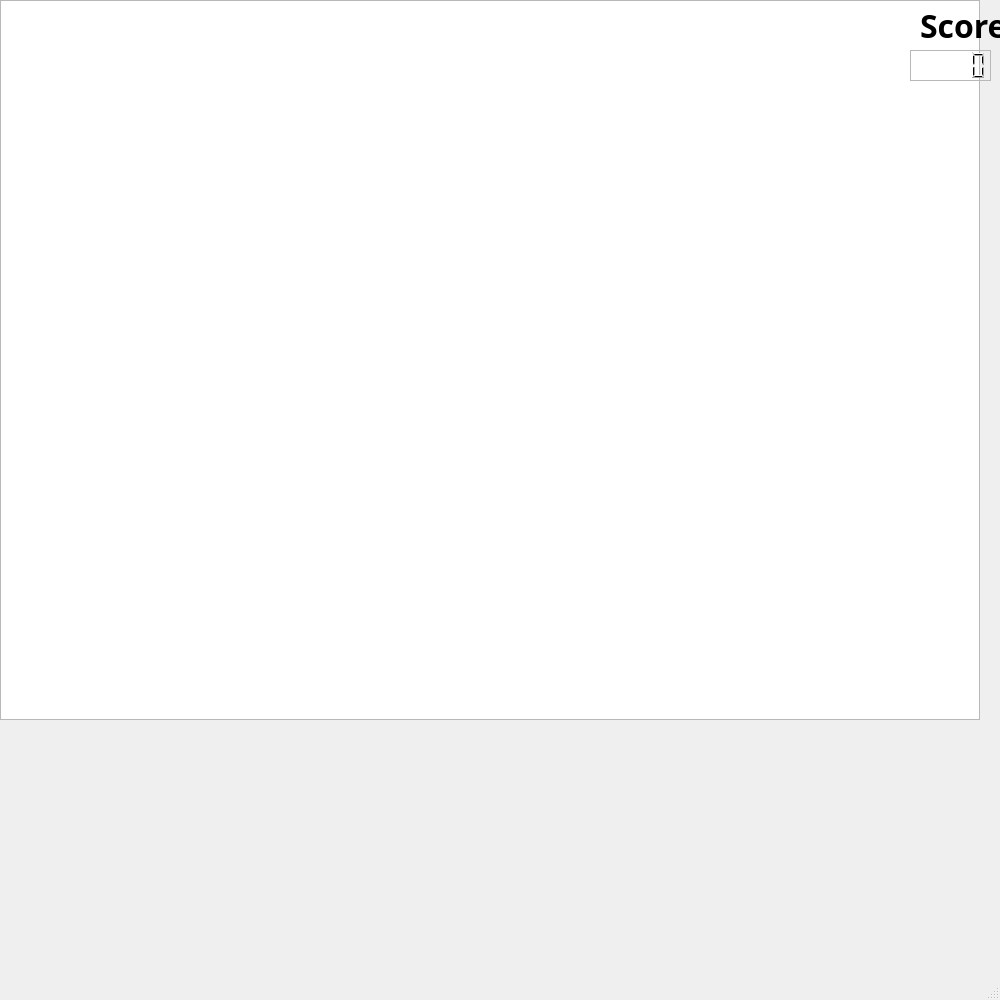
<?xml version="1.0" encoding="UTF-8"?>
<ui version="4.0">
 <class>MainWindow</class>
 <widget class="QMainWindow" name="MainWindow">
  <property name="geometry">
   <rect>
    <x>0</x>
    <y>0</y>
    <width>1000</width>
    <height>1000</height>
   </rect>
  </property>
  <property name="palette">
   <palette>
    <active>
     <colorrole role="Window">
      <brush brushstyle="SolidPattern">
       <color alpha="255">
        <red>0</red>
        <green>0</green>
        <blue>0</blue>
       </color>
      </brush>
     </colorrole>
    </active>
    <inactive>
     <colorrole role="Window">
      <brush brushstyle="SolidPattern">
       <color alpha="255">
        <red>239</red>
        <green>239</green>
        <blue>239</blue>
       </color>
      </brush>
     </colorrole>
    </inactive>
    <disabled>
     <colorrole role="Window">
      <brush brushstyle="SolidPattern">
       <color alpha="255">
        <red>0</red>
        <green>0</green>
        <blue>0</blue>
       </color>
      </brush>
     </colorrole>
    </disabled>
   </palette>
  </property>
  <property name="windowTitle">
   <string>MainWindow</string>
  </property>
  <widget class="QWidget" name="centralwidget">
   <widget class="QGraphicsView" name="graphicsView">
    <property name="geometry">
     <rect>
      <x>0</x>
      <y>0</y>
      <width>980</width>
      <height>720</height>
     </rect>
    </property>
    <property name="font">
     <font>
      <pointsize>15</pointsize>
     </font>
    </property>
   </widget>
   <widget class="QLCDNumber" name="lcdNumber">
    <property name="geometry">
     <rect>
      <x>910</x>
      <y>50</y>
      <width>81</width>
      <height>31</height>
     </rect>
    </property>
    <property name="palette">
     <palette>
      <active>
       <colorrole role="WindowText">
        <brush brushstyle="SolidPattern">
         <color alpha="255">
          <red>255</red>
          <green>255</green>
          <blue>255</blue>
         </color>
        </brush>
       </colorrole>
       <colorrole role="Button">
        <brush brushstyle="SolidPattern">
         <color alpha="255">
          <red>255</red>
          <green>255</green>
          <blue>255</blue>
         </color>
        </brush>
       </colorrole>
       <colorrole role="Light">
        <brush brushstyle="SolidPattern">
         <color alpha="255">
          <red>255</red>
          <green>255</green>
          <blue>255</blue>
         </color>
        </brush>
       </colorrole>
       <colorrole role="Midlight">
        <brush brushstyle="SolidPattern">
         <color alpha="255">
          <red>255</red>
          <green>255</green>
          <blue>255</blue>
         </color>
        </brush>
       </colorrole>
       <colorrole role="Dark">
        <brush brushstyle="SolidPattern">
         <color alpha="255">
          <red>127</red>
          <green>127</green>
          <blue>127</blue>
         </color>
        </brush>
       </colorrole>
       <colorrole role="Mid">
        <brush brushstyle="SolidPattern">
         <color alpha="255">
          <red>170</red>
          <green>170</green>
          <blue>170</blue>
         </color>
        </brush>
       </colorrole>
       <colorrole role="Text">
        <brush brushstyle="SolidPattern">
         <color alpha="255">
          <red>0</red>
          <green>0</green>
          <blue>0</blue>
         </color>
        </brush>
       </colorrole>
       <colorrole role="BrightText">
        <brush brushstyle="SolidPattern">
         <color alpha="255">
          <red>255</red>
          <green>255</green>
          <blue>255</blue>
         </color>
        </brush>
       </colorrole>
       <colorrole role="ButtonText">
        <brush brushstyle="SolidPattern">
         <color alpha="127">
          <red>0</red>
          <green>0</green>
          <blue>0</blue>
         </color>
        </brush>
       </colorrole>
       <colorrole role="Base">
        <brush brushstyle="SolidPattern">
         <color alpha="127">
          <red>0</red>
          <green>0</green>
          <blue>0</blue>
         </color>
        </brush>
       </colorrole>
       <colorrole role="Window">
        <brush brushstyle="SolidPattern">
         <color alpha="127">
          <red>0</red>
          <green>0</green>
          <blue>0</blue>
         </color>
        </brush>
       </colorrole>
       <colorrole role="Shadow">
        <brush brushstyle="SolidPattern">
         <color alpha="127">
          <red>0</red>
          <green>0</green>
          <blue>0</blue>
         </color>
        </brush>
       </colorrole>
       <colorrole role="AlternateBase">
        <brush brushstyle="SolidPattern">
         <color alpha="127">
          <red>0</red>
          <green>0</green>
          <blue>0</blue>
         </color>
        </brush>
       </colorrole>
       <colorrole role="ToolTipBase">
        <brush brushstyle="SolidPattern">
         <color alpha="127">
          <red>0</red>
          <green>0</green>
          <blue>0</blue>
         </color>
        </brush>
       </colorrole>
       <colorrole role="ToolTipText">
        <brush brushstyle="SolidPattern">
         <color alpha="127">
          <red>0</red>
          <green>0</green>
          <blue>0</blue>
         </color>
        </brush>
       </colorrole>
       <colorrole role="PlaceholderText">
        <brush brushstyle="SolidPattern">
         <color alpha="127">
          <red>0</red>
          <green>0</green>
          <blue>0</blue>
         </color>
        </brush>
       </colorrole>
      </active>
      <inactive>
       <colorrole role="WindowText">
        <brush brushstyle="SolidPattern">
         <color alpha="255">
          <red>0</red>
          <green>0</green>
          <blue>0</blue>
         </color>
        </brush>
       </colorrole>
       <colorrole role="Button">
        <brush brushstyle="SolidPattern">
         <color alpha="255">
          <red>239</red>
          <green>239</green>
          <blue>239</blue>
         </color>
        </brush>
       </colorrole>
       <colorrole role="Light">
        <brush brushstyle="SolidPattern">
         <color alpha="255">
          <red>255</red>
          <green>255</green>
          <blue>255</blue>
         </color>
        </brush>
       </colorrole>
       <colorrole role="Midlight">
        <brush brushstyle="SolidPattern">
         <color alpha="255">
          <red>202</red>
          <green>202</green>
          <blue>202</blue>
         </color>
        </brush>
       </colorrole>
       <colorrole role="Dark">
        <brush brushstyle="SolidPattern">
         <color alpha="255">
          <red>159</red>
          <green>159</green>
          <blue>159</blue>
         </color>
        </brush>
       </colorrole>
       <colorrole role="Mid">
        <brush brushstyle="SolidPattern">
         <color alpha="255">
          <red>184</red>
          <green>184</green>
          <blue>184</blue>
         </color>
        </brush>
       </colorrole>
       <colorrole role="Text">
        <brush brushstyle="SolidPattern">
         <color alpha="255">
          <red>0</red>
          <green>0</green>
          <blue>0</blue>
         </color>
        </brush>
       </colorrole>
       <colorrole role="BrightText">
        <brush brushstyle="SolidPattern">
         <color alpha="255">
          <red>255</red>
          <green>255</green>
          <blue>255</blue>
         </color>
        </brush>
       </colorrole>
       <colorrole role="ButtonText">
        <brush brushstyle="SolidPattern">
         <color alpha="255">
          <red>0</red>
          <green>0</green>
          <blue>0</blue>
         </color>
        </brush>
       </colorrole>
       <colorrole role="Base">
        <brush brushstyle="SolidPattern">
         <color alpha="255">
          <red>255</red>
          <green>255</green>
          <blue>255</blue>
         </color>
        </brush>
       </colorrole>
       <colorrole role="Window">
        <brush brushstyle="SolidPattern">
         <color alpha="255">
          <red>239</red>
          <green>239</green>
          <blue>239</blue>
         </color>
        </brush>
       </colorrole>
       <colorrole role="Shadow">
        <brush brushstyle="SolidPattern">
         <color alpha="255">
          <red>118</red>
          <green>118</green>
          <blue>118</blue>
         </color>
        </brush>
       </colorrole>
       <colorrole role="AlternateBase">
        <brush brushstyle="SolidPattern">
         <color alpha="255">
          <red>247</red>
          <green>247</green>
          <blue>247</blue>
         </color>
        </brush>
       </colorrole>
       <colorrole role="ToolTipBase">
        <brush brushstyle="SolidPattern">
         <color alpha="255">
          <red>255</red>
          <green>255</green>
          <blue>220</blue>
         </color>
        </brush>
       </colorrole>
       <colorrole role="ToolTipText">
        <brush brushstyle="SolidPattern">
         <color alpha="255">
          <red>0</red>
          <green>0</green>
          <blue>0</blue>
         </color>
        </brush>
       </colorrole>
       <colorrole role="PlaceholderText">
        <brush brushstyle="SolidPattern">
         <color alpha="128">
          <red>0</red>
          <green>0</green>
          <blue>0</blue>
         </color>
        </brush>
       </colorrole>
      </inactive>
      <disabled>
       <colorrole role="WindowText">
        <brush brushstyle="SolidPattern">
         <color alpha="255">
          <red>127</red>
          <green>127</green>
          <blue>127</blue>
         </color>
        </brush>
       </colorrole>
       <colorrole role="Button">
        <brush brushstyle="SolidPattern">
         <color alpha="255">
          <red>255</red>
          <green>255</green>
          <blue>255</blue>
         </color>
        </brush>
       </colorrole>
       <colorrole role="Light">
        <brush brushstyle="SolidPattern">
         <color alpha="255">
          <red>255</red>
          <green>255</green>
          <blue>255</blue>
         </color>
        </brush>
       </colorrole>
       <colorrole role="Midlight">
        <brush brushstyle="SolidPattern">
         <color alpha="255">
          <red>255</red>
          <green>255</green>
          <blue>255</blue>
         </color>
        </brush>
       </colorrole>
       <colorrole role="Dark">
        <brush brushstyle="SolidPattern">
         <color alpha="255">
          <red>127</red>
          <green>127</green>
          <blue>127</blue>
         </color>
        </brush>
       </colorrole>
       <colorrole role="Mid">
        <brush brushstyle="SolidPattern">
         <color alpha="255">
          <red>170</red>
          <green>170</green>
          <blue>170</blue>
         </color>
        </brush>
       </colorrole>
       <colorrole role="Text">
        <brush brushstyle="SolidPattern">
         <color alpha="255">
          <red>127</red>
          <green>127</green>
          <blue>127</blue>
         </color>
        </brush>
       </colorrole>
       <colorrole role="BrightText">
        <brush brushstyle="SolidPattern">
         <color alpha="255">
          <red>255</red>
          <green>255</green>
          <blue>255</blue>
         </color>
        </brush>
       </colorrole>
       <colorrole role="ButtonText">
        <brush brushstyle="SolidPattern">
         <color alpha="255">
          <red>127</red>
          <green>127</green>
          <blue>127</blue>
         </color>
        </brush>
       </colorrole>
       <colorrole role="Base">
        <brush brushstyle="SolidPattern">
         <color alpha="127">
          <red>0</red>
          <green>0</green>
          <blue>0</blue>
         </color>
        </brush>
       </colorrole>
       <colorrole role="Window">
        <brush brushstyle="SolidPattern">
         <color alpha="127">
          <red>0</red>
          <green>0</green>
          <blue>0</blue>
         </color>
        </brush>
       </colorrole>
       <colorrole role="Shadow">
        <brush brushstyle="SolidPattern">
         <color alpha="255">
          <red>177</red>
          <green>177</green>
          <blue>177</blue>
         </color>
        </brush>
       </colorrole>
       <colorrole role="AlternateBase">
        <brush brushstyle="SolidPattern">
         <color alpha="255">
          <red>247</red>
          <green>247</green>
          <blue>247</blue>
         </color>
        </brush>
       </colorrole>
       <colorrole role="ToolTipBase">
        <brush brushstyle="SolidPattern">
         <color alpha="255">
          <red>255</red>
          <green>255</green>
          <blue>220</blue>
         </color>
        </brush>
       </colorrole>
       <colorrole role="ToolTipText">
        <brush brushstyle="SolidPattern">
         <color alpha="255">
          <red>0</red>
          <green>0</green>
          <blue>0</blue>
         </color>
        </brush>
       </colorrole>
       <colorrole role="PlaceholderText">
        <brush brushstyle="SolidPattern">
         <color alpha="128">
          <red>0</red>
          <green>0</green>
          <blue>0</blue>
         </color>
        </brush>
       </colorrole>
      </disabled>
     </palette>
    </property>
    <property name="font">
     <font>
      <pointsize>14</pointsize>
      <bold>true</bold>
     </font>
    </property>
    <property name="frameShape">
     <enum>QFrame::StyledPanel</enum>
    </property>
   </widget>
   <widget class="QLabel" name="label">
    <property name="geometry">
     <rect>
      <x>920</x>
      <y>0</y>
      <width>81</width>
      <height>51</height>
     </rect>
    </property>
    <property name="palette">
     <palette>
      <active>
       <colorrole role="WindowText">
        <brush brushstyle="SolidPattern">
         <color alpha="255">
          <red>255</red>
          <green>255</green>
          <blue>255</blue>
         </color>
        </brush>
       </colorrole>
       <colorrole role="Button">
        <brush brushstyle="SolidPattern">
         <color alpha="255">
          <red>255</red>
          <green>255</green>
          <blue>255</blue>
         </color>
        </brush>
       </colorrole>
       <colorrole role="Light">
        <brush brushstyle="SolidPattern">
         <color alpha="255">
          <red>255</red>
          <green>255</green>
          <blue>255</blue>
         </color>
        </brush>
       </colorrole>
       <colorrole role="Midlight">
        <brush brushstyle="SolidPattern">
         <color alpha="255">
          <red>255</red>
          <green>255</green>
          <blue>255</blue>
         </color>
        </brush>
       </colorrole>
       <colorrole role="Dark">
        <brush brushstyle="SolidPattern">
         <color alpha="255">
          <red>127</red>
          <green>127</green>
          <blue>127</blue>
         </color>
        </brush>
       </colorrole>
       <colorrole role="Mid">
        <brush brushstyle="SolidPattern">
         <color alpha="255">
          <red>170</red>
          <green>170</green>
          <blue>170</blue>
         </color>
        </brush>
       </colorrole>
       <colorrole role="Text">
        <brush brushstyle="SolidPattern">
         <color alpha="255">
          <red>0</red>
          <green>0</green>
          <blue>0</blue>
         </color>
        </brush>
       </colorrole>
       <colorrole role="BrightText">
        <brush brushstyle="SolidPattern">
         <color alpha="255">
          <red>255</red>
          <green>255</green>
          <blue>255</blue>
         </color>
        </brush>
       </colorrole>
       <colorrole role="ButtonText">
        <brush brushstyle="SolidPattern">
         <color alpha="255">
          <red>0</red>
          <green>0</green>
          <blue>0</blue>
         </color>
        </brush>
       </colorrole>
       <colorrole role="Base">
        <brush brushstyle="SolidPattern">
         <color alpha="255">
          <red>255</red>
          <green>255</green>
          <blue>255</blue>
         </color>
        </brush>
       </colorrole>
       <colorrole role="Window">
        <brush brushstyle="SolidPattern">
         <color alpha="255">
          <red>255</red>
          <green>255</green>
          <blue>255</blue>
         </color>
        </brush>
       </colorrole>
       <colorrole role="Shadow">
        <brush brushstyle="SolidPattern">
         <color alpha="255">
          <red>0</red>
          <green>0</green>
          <blue>0</blue>
         </color>
        </brush>
       </colorrole>
       <colorrole role="AlternateBase">
        <brush brushstyle="SolidPattern">
         <color alpha="255">
          <red>255</red>
          <green>255</green>
          <blue>255</blue>
         </color>
        </brush>
       </colorrole>
       <colorrole role="ToolTipBase">
        <brush brushstyle="SolidPattern">
         <color alpha="255">
          <red>255</red>
          <green>255</green>
          <blue>220</blue>
         </color>
        </brush>
       </colorrole>
       <colorrole role="ToolTipText">
        <brush brushstyle="SolidPattern">
         <color alpha="255">
          <red>0</red>
          <green>0</green>
          <blue>0</blue>
         </color>
        </brush>
       </colorrole>
       <colorrole role="PlaceholderText">
        <brush brushstyle="SolidPattern">
         <color alpha="127">
          <red>0</red>
          <green>0</green>
          <blue>0</blue>
         </color>
        </brush>
       </colorrole>
      </active>
      <inactive>
       <colorrole role="WindowText">
        <brush brushstyle="SolidPattern">
         <color alpha="255">
          <red>0</red>
          <green>0</green>
          <blue>0</blue>
         </color>
        </brush>
       </colorrole>
       <colorrole role="Button">
        <brush brushstyle="SolidPattern">
         <color alpha="255">
          <red>239</red>
          <green>239</green>
          <blue>239</blue>
         </color>
        </brush>
       </colorrole>
       <colorrole role="Light">
        <brush brushstyle="SolidPattern">
         <color alpha="255">
          <red>255</red>
          <green>255</green>
          <blue>255</blue>
         </color>
        </brush>
       </colorrole>
       <colorrole role="Midlight">
        <brush brushstyle="SolidPattern">
         <color alpha="255">
          <red>202</red>
          <green>202</green>
          <blue>202</blue>
         </color>
        </brush>
       </colorrole>
       <colorrole role="Dark">
        <brush brushstyle="SolidPattern">
         <color alpha="255">
          <red>159</red>
          <green>159</green>
          <blue>159</blue>
         </color>
        </brush>
       </colorrole>
       <colorrole role="Mid">
        <brush brushstyle="SolidPattern">
         <color alpha="255">
          <red>184</red>
          <green>184</green>
          <blue>184</blue>
         </color>
        </brush>
       </colorrole>
       <colorrole role="Text">
        <brush brushstyle="SolidPattern">
         <color alpha="255">
          <red>0</red>
          <green>0</green>
          <blue>0</blue>
         </color>
        </brush>
       </colorrole>
       <colorrole role="BrightText">
        <brush brushstyle="SolidPattern">
         <color alpha="255">
          <red>255</red>
          <green>255</green>
          <blue>255</blue>
         </color>
        </brush>
       </colorrole>
       <colorrole role="ButtonText">
        <brush brushstyle="SolidPattern">
         <color alpha="255">
          <red>0</red>
          <green>0</green>
          <blue>0</blue>
         </color>
        </brush>
       </colorrole>
       <colorrole role="Base">
        <brush brushstyle="SolidPattern">
         <color alpha="255">
          <red>255</red>
          <green>255</green>
          <blue>255</blue>
         </color>
        </brush>
       </colorrole>
       <colorrole role="Window">
        <brush brushstyle="SolidPattern">
         <color alpha="255">
          <red>239</red>
          <green>239</green>
          <blue>239</blue>
         </color>
        </brush>
       </colorrole>
       <colorrole role="Shadow">
        <brush brushstyle="SolidPattern">
         <color alpha="255">
          <red>118</red>
          <green>118</green>
          <blue>118</blue>
         </color>
        </brush>
       </colorrole>
       <colorrole role="AlternateBase">
        <brush brushstyle="SolidPattern">
         <color alpha="255">
          <red>247</red>
          <green>247</green>
          <blue>247</blue>
         </color>
        </brush>
       </colorrole>
       <colorrole role="ToolTipBase">
        <brush brushstyle="SolidPattern">
         <color alpha="255">
          <red>255</red>
          <green>255</green>
          <blue>220</blue>
         </color>
        </brush>
       </colorrole>
       <colorrole role="ToolTipText">
        <brush brushstyle="SolidPattern">
         <color alpha="255">
          <red>0</red>
          <green>0</green>
          <blue>0</blue>
         </color>
        </brush>
       </colorrole>
       <colorrole role="PlaceholderText">
        <brush brushstyle="SolidPattern">
         <color alpha="128">
          <red>0</red>
          <green>0</green>
          <blue>0</blue>
         </color>
        </brush>
       </colorrole>
      </inactive>
      <disabled>
       <colorrole role="WindowText">
        <brush brushstyle="SolidPattern">
         <color alpha="255">
          <red>127</red>
          <green>127</green>
          <blue>127</blue>
         </color>
        </brush>
       </colorrole>
       <colorrole role="Button">
        <brush brushstyle="SolidPattern">
         <color alpha="255">
          <red>255</red>
          <green>255</green>
          <blue>255</blue>
         </color>
        </brush>
       </colorrole>
       <colorrole role="Light">
        <brush brushstyle="SolidPattern">
         <color alpha="255">
          <red>255</red>
          <green>255</green>
          <blue>255</blue>
         </color>
        </brush>
       </colorrole>
       <colorrole role="Midlight">
        <brush brushstyle="SolidPattern">
         <color alpha="255">
          <red>255</red>
          <green>255</green>
          <blue>255</blue>
         </color>
        </brush>
       </colorrole>
       <colorrole role="Dark">
        <brush brushstyle="SolidPattern">
         <color alpha="255">
          <red>127</red>
          <green>127</green>
          <blue>127</blue>
         </color>
        </brush>
       </colorrole>
       <colorrole role="Mid">
        <brush brushstyle="SolidPattern">
         <color alpha="255">
          <red>170</red>
          <green>170</green>
          <blue>170</blue>
         </color>
        </brush>
       </colorrole>
       <colorrole role="Text">
        <brush brushstyle="SolidPattern">
         <color alpha="255">
          <red>127</red>
          <green>127</green>
          <blue>127</blue>
         </color>
        </brush>
       </colorrole>
       <colorrole role="BrightText">
        <brush brushstyle="SolidPattern">
         <color alpha="255">
          <red>255</red>
          <green>255</green>
          <blue>255</blue>
         </color>
        </brush>
       </colorrole>
       <colorrole role="ButtonText">
        <brush brushstyle="SolidPattern">
         <color alpha="255">
          <red>127</red>
          <green>127</green>
          <blue>127</blue>
         </color>
        </brush>
       </colorrole>
       <colorrole role="Base">
        <brush brushstyle="SolidPattern">
         <color alpha="255">
          <red>255</red>
          <green>255</green>
          <blue>255</blue>
         </color>
        </brush>
       </colorrole>
       <colorrole role="Window">
        <brush brushstyle="SolidPattern">
         <color alpha="255">
          <red>255</red>
          <green>255</green>
          <blue>255</blue>
         </color>
        </brush>
       </colorrole>
       <colorrole role="Shadow">
        <brush brushstyle="SolidPattern">
         <color alpha="255">
          <red>177</red>
          <green>177</green>
          <blue>177</blue>
         </color>
        </brush>
       </colorrole>
       <colorrole role="AlternateBase">
        <brush brushstyle="SolidPattern">
         <color alpha="255">
          <red>247</red>
          <green>247</green>
          <blue>247</blue>
         </color>
        </brush>
       </colorrole>
       <colorrole role="ToolTipBase">
        <brush brushstyle="SolidPattern">
         <color alpha="255">
          <red>255</red>
          <green>255</green>
          <blue>220</blue>
         </color>
        </brush>
       </colorrole>
       <colorrole role="ToolTipText">
        <brush brushstyle="SolidPattern">
         <color alpha="255">
          <red>0</red>
          <green>0</green>
          <blue>0</blue>
         </color>
        </brush>
       </colorrole>
       <colorrole role="PlaceholderText">
        <brush brushstyle="SolidPattern">
         <color alpha="128">
          <red>0</red>
          <green>0</green>
          <blue>0</blue>
         </color>
        </brush>
       </colorrole>
      </disabled>
     </palette>
    </property>
    <property name="font">
     <font>
      <family>Ubuntu Condensed</family>
      <pointsize>24</pointsize>
      <bold>true</bold>
     </font>
    </property>
    <property name="text">
     <string>Score</string>
    </property>
   </widget>
   <zorder>graphicsView</zorder>
   <zorder>label</zorder>
   <zorder>lcdNumber</zorder>
  </widget>
  <widget class="QMenuBar" name="menubar">
   <property name="geometry">
    <rect>
     <x>0</x>
     <y>0</y>
     <width>1000</width>
     <height>22</height>
    </rect>
   </property>
  </widget>
  <widget class="QStatusBar" name="statusbar"/>
 </widget>
 <resources/>
 <connections/>
</ui>
